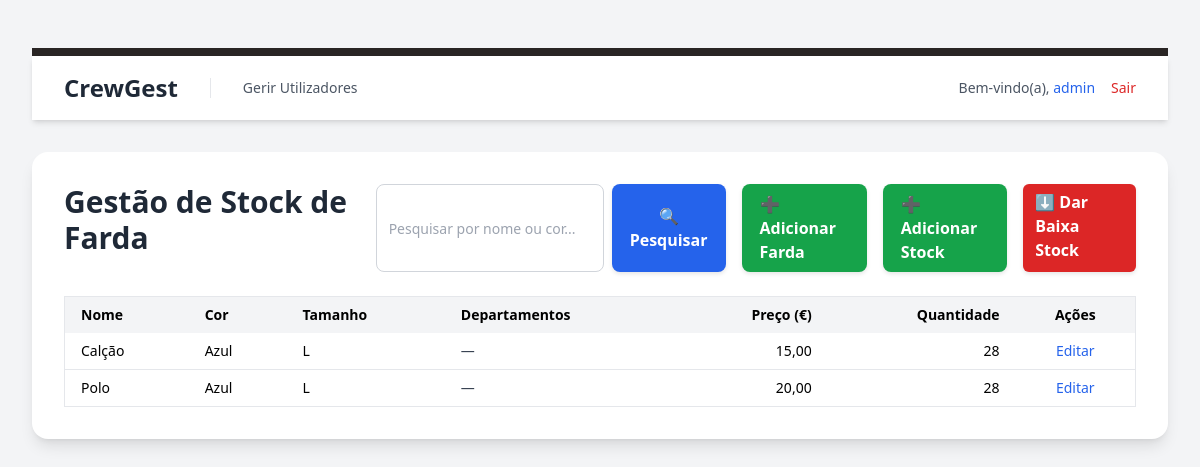
The page /public/gerir_stock_farda.php (signed in) on the database as committed earlier.
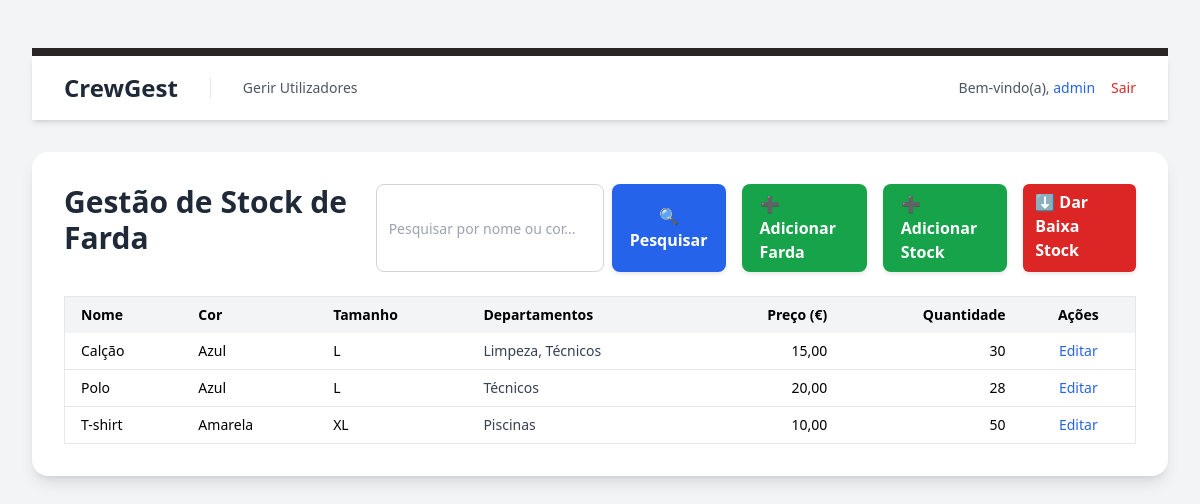
The same page on the database as committed later.
### tables this page shows
CREATE TABLE `fardas` (
  `id` int(11) NOT NULL,
  `nome` varchar(100) NOT NULL,
  `cor_id` int(11) NOT NULL,
  `tamanho_id` int(11) NOT NULL,
  `quantidade` int(11) NOT NULL DEFAULT 0,
  `preco_unitario` decimal(10,2) NOT NULL DEFAULT 0.00,
  `criado_em` timestamp NOT NULL DEFAULT current_timestamp(),
  `atualizado_em` timestamp NOT NULL DEFAULT current_timestamp() ON UPDATE current_timestamp()
);

CREATE TABLE `cores` (
  `id` int(11) NOT NULL,
  `nome` varchar(50) NOT NULL
);

CREATE TABLE `tamanhos` (
  `id` int(11) NOT NULL,
  `nome` varchar(10) NOT NULL
);

### public/gerir_stock_farda.php (the view, shortened to what this page needs)
<?php
require_once '../config/db.php';
$pesquisa = trim($_GET['pesquisa'] ?? '');
try {
    $query = "
        SELECT f.id, f.nome, c.nome AS cor, t.nome AS tamanho,
               f.preco_unitario, f.quantidade,
               GROUP_CONCAT(DISTINCT d.nome ORDER BY d.nome SEPARATOR ', ') AS departamentos
        FROM fardas f
        JOIN cores c ON f.cor_id = c.id
        JOIN tamanhos t ON f.tamanho_id = t.id
        LEFT JOIN farda_departamentos fd ON f.id = fd.farda_id
        LEFT JOIN departamentos d ON fd.departamento_id = d.id
    ";
    $query .= " GROUP BY f.id ORDER BY f.nome ASC";
    $stmt = $pdo->prepare($query);
    if ($pesquisa) {
        $stmt->execute(['pesq' => "%$pesquisa%"]);
    } else {
        $stmt->execute();
    }
    $fardas = $stmt->fetchAll(PDO::FETCH_ASSOC);
} catch (PDOException $e) {
    die("Erro ao carregar stock de fardas: " . $e->getMessage());
}
?>
<!DOCTYPE html>
<html lang="pt-PT" class="bg-gray-100">
<head>
    <link href="<?= BASE_URL ?>/public/css/style.css" rel="stylesheet">
</head>
<body class="p-8">
    <?php include_once '../src/templates/header.php'; ?>
    <main class="max-w-6xl mx-auto bg-white p-8 rounded-2xl shadow-lg mt-8">
        <div class="flex flex-col md:flex-row justify-between md:items-center gap-4 mb-6">
            <h1 class="text-3xl font-bold text-gray-800">Gestão de Stock de Farda</h1>
            <div class="flex flex-col md:flex-row gap-3 md:items-center">
                <form method="GET" class="flex gap-2">
                    <input
                        type="text"
                        name="pesquisa"
                        value="<?= htmlspecialchars($pesquisa) ?>"
                        placeholder="Pesquisar por nome ou cor..."
                        style="padding:8px 12px; border:1px solid #d1d5db; border-radius:8px; font-size:14px;"
                    >
                    <button type="submit"
                        style="background-color:#2563eb; color:#fff; font-weight:600; padding:8px 18px; border:none; border-radius:8px; cursor:pointer; display:flex; align-items:center; gap:6px; box-shadow:0 2px 4px rgba(0,0,0,0.1);"
                        onmouseover="this.style.backgroundColor='#1d4ed8'"
                        onmouseout="this.style.backgroundColor='#2563eb'">
                        🔍 Pesquisar
                    </button>
                </form>
                <a href="adicionar_farda.php" class="ml-4"
                style="background-color:#16a34a; color:#fff; font-weight:600; padding:8px 18px; border-radius:8px; text-decoration:none; display:flex; align-items:center; gap:6px; box-shadow:0 2px 4px rgba(0,0,0,0.1);"
                onmouseover="this.style.backgroundColor='#15803d'"
                onmouseout="this.style.backgroundColor='#16a34a'">
                ➕ Adicionar Farda
                </a>
                <a href="adicionar_stock.php" class="ml-4"
                style="background-color:#16a34a; color:#fff; font-weight:600; padding:8px 18px; border-radius:8px; text-decoration:none; display:flex; align-items:center; gap:6px; box-shadow:0 2px 4px rgba(0,0,0,0.1);"
                onmouseover="this.style.backgroundColor='#ee7321ff'"
                onmouseout="this.style.backgroundColor='#a37416ff'">
                ➕ Adicionar Stock
                </a>
                <a href="dar_baixa_farda.php" class="ml-4"
                style="background-color:#dc2626; color:#fff; padding:6px 12px;
                border-radius:6px; text-decoration:none; font-weight:600;
                box-shadow:0 2px 4px rgba(0,0,0,0.1);"
                onmouseover="this.style.backgroundColor='#b91c1c';"
                onmouseout="this.style.backgroundColor='#dc2626';">
                    ⬇️ Dar Baixa Stock
                </a>
            </div>
        </div>
        <?php if (empty($fardas)): ?>
            <p class="text-gray-600 italic">Nenhuma farda encontrada.</p>
        <?php else: ?>
            <div class="overflow-x-auto">
                <table class="min-w-full border border-gray-200 text-sm">
                    <thead class="bg-gray-100">
                        <tr>
                            <th class="px-4 py-2 text-left">Nome</th>
                            <th class="px-4 py-2 text-left">Cor</th>
                            <th class="px-4 py-2 text-left">Tamanho</th>
                            <th class="px-4 py-2 text-left">Departamentos</th>
                            <th class="px-4 py-2 text-right">Preço (€)</th>
                            <th class="px-4 py-2 text-right">Quantidade</th>
                            <th class="px-4 py-2 text-center">Ações</th>
                        </tr>
                    </thead>
                    <tbody>
                        <?php foreach ($fardas as $f): ?>
                            <tr class="border-b hover:bg-gray-50">
                                <td class="px-4 py-2"><?= htmlspecialchars($f['nome']) ?></td>
                                <td class="px-4 py-2"><?= htmlspecialchars($f['cor']) ?></td>
                                <td class="px-4 py-2"><?= htmlspecialchars($f['tamanho']) ?></td>
                                <td class="px-4 py-2 text-gray-700"><?= htmlspecialchars($f['departamentos'] ?? '—') ?></td>
                                <td class="px-4 py-2 text-right"><?= number_format($f['preco_unitario'], 2, ',', '.') ?></td>
                                <td class="px-4 py-2 text-right"><?= (int)$f['quantidade'] ?></td>
                                <td class="px-4 py-2 text-center">
                                    <a href="editar_farda.php?id=<?= $f['id'] ?>" class="text-blue-600 hover:underline">Editar</a>
                                </td>
                            </tr>
                        <?php endforeach; ?>
                    </tbody>
                </table>
            </div>
        <?php endif; ?>
    </main>
</body>
</html>

### src/templates/header.php (shortened to what this page needs)
<div class="bg-stone-800 h-2  mt-4"></div>
<header class="bg-white shadow-md">
    <div class="max-w-7xl mx-auto px-4 sm:px-6 lg:px-8">
        <div class="flex justify-between items-center h-16">
            <div class="flex items-center gap-8">
                <a href="index.php" class="text-2xl font-bold text-gray-800 hover:text-blue-600">CrewGest</a>
                <?php
                $mostrar_link_admin = false;
                if (isset($_SESSION['user_role_id']) && (int)$_SESSION['user_role_id'] === 1) {
                    $mostrar_link_admin = true;
                }
                if ($mostrar_link_admin):
                ?>
                    <nav class="flex border-l border-gray-200 pl-8">
                        <a href="gerir_utilizadores.php" class="text-sm font-medium text-gray-600 hover:text-gray-900">Gerir Utilizadores</a>
                    </nav>
                <?php endif; ?>
            </div>
            <div class="flex items-center gap-4">
                <span class="text-gray-600 text-sm">
                    Bem-vindo(a),
                    <a href="perfil.php" class="font-medium text-blue-600 hover:underline">
                        <?= htmlspecialchars($_SESSION['user_name'] ?? 'Utilizador') ?>
                    </a>
                </span>
                <a href="logout.php" class="text-red-600 hover:text-red-900 font-medium text-sm transition-colors">
                    Sair
                </a>
            </div>
        </div>
    </div>
</header>

### public/css/style.css (style rules this page uses)
html, :host { line-height: 1.5; -webkit-text-size-adjust: 100%; -moz-tab-size: 4; -o-tab-size: 4; tab-size: 4; font-family: ui-sans-serif, system-ui, sans-serif, "Apple Color Emoji", "Segoe UI Emoji", "Segoe UI Symbol", "Noto Color Emoji"; font-feature-settings: normal; font-variation-settings: normal; -webkit-tap-highlight-color: transparent; }
body { margin: 0; line-height: inherit; }
h1, h2, h3, h4, h5, h6 { font-size: inherit; font-weight: inherit; }
a { color: inherit; text-decoration: inherit; }
table { text-indent: 0; border-color: inherit; border-collapse: collapse; }
button, input, optgroup, select, textarea { font-family: inherit; font-feature-settings: inherit; font-variation-settings: inherit; font-size: 100%; font-weight: inherit; line-height: inherit; letter-spacing: inherit; color: inherit; margin: 0; padding: 0; }
button, select { text-transform: none; }
button, input:where([type='button']), input:where([type='reset']), input:where([type='submit']) { appearance: button; -webkit-appearance: button; background-color: transparent; background-image: none; }
blockquote, dl, dd, h1, h2, h3, h4, h5, h6, hr, figure, p, pre { margin: 0; }
input::placeholder, textarea::placeholder { opacity: 1; color: #9ca3af; }
button, [role="button"] { cursor: pointer; }
.mx-auto { margin-left: auto; margin-right: auto; }
.mb-6 { margin-bottom: 1.5rem; }
.ml-4 { margin-left: 1rem; }
.mt-4 { margin-top: 1rem; }
.mt-8 { margin-top: 2rem; }
.flex { display: flex; }
.h-16 { height: 4rem; }
.h-2 { height: 0.5rem; }
.min-w-full { min-width: 100%; }
.max-w-7xl { max-width: 80rem; }
.items-center { align-items: center; }
.justify-between { justify-content: space-between; }
.gap-2 { gap: 0.5rem; }
.gap-4 { gap: 1rem; }
.gap-8 { gap: 2rem; }
.overflow-x-auto { overflow-x: auto; }
.rounded-2xl { border-radius: 1rem; }
.border { border-width: 1px; }
.border-b { border-bottom-width: 1px; }
.border-l { border-left-width: 1px; }
.border-gray-200 { --tw-border-opacity: 1; border-color: rgb(229 231 235 / var(--tw-border-opacity, 1)); }
.bg-gray-100 { --tw-bg-opacity: 1; background-color: rgb(243 244 246 / var(--tw-bg-opacity, 1)); }
.bg-stone-800 { --tw-bg-opacity: 1; background-color: rgb(41 37 36 / var(--tw-bg-opacity, 1)); }
.bg-white { --tw-bg-opacity: 1; background-color: rgb(255 255 255 / var(--tw-bg-opacity, 1)); }
.p-8 { padding: 2rem; }
.px-4 { padding-left: 1rem; padding-right: 1rem; }
.py-2 { padding-top: 0.5rem; padding-bottom: 0.5rem; }
.pl-8 { padding-left: 2rem; }
.text-left { text-align: left; }
.text-center { text-align: center; }
.text-right { text-align: right; }
.text-2xl { font-size: 1.5rem; line-height: 2rem; }
.text-3xl { font-size: 1.875rem; line-height: 2.25rem; }
.text-sm { font-size: 0.875rem; line-height: 1.25rem; }
.font-bold { font-weight: 700; }
.font-medium { font-weight: 500; }
.text-blue-600 { --tw-text-opacity: 1; color: rgb(37 99 235 / var(--tw-text-opacity, 1)); }
.text-gray-600 { --tw-text-opacity: 1; color: rgb(75 85 99 / var(--tw-text-opacity, 1)); }
.text-gray-700 { --tw-text-opacity: 1; color: rgb(55 65 81 / var(--tw-text-opacity, 1)); }
.text-gray-800 { --tw-text-opacity: 1; color: rgb(31 41 55 / var(--tw-text-opacity, 1)); }
.text-red-600 { --tw-text-opacity: 1; color: rgb(220 38 38 / var(--tw-text-opacity, 1)); }
.shadow-lg { --tw-shadow: 0 10px 15px -3px rgb(0 0 0 / 0.1), 0 4px 6px -4px rgb(0 0 0 / 0.1); --tw-shadow-colored: 0 10px 15px -3px var(--tw-shadow-color), 0 4px 6px -4px var(--tw-shadow-color); box-shadow: var(--tw-ring-offset-shadow, 0 0 #0000), var(--tw-ring-shadow, 0 0 #0000), var(--tw-shadow); }
.shadow-md { --tw-shadow: 0 4px 6px -1px rgb(0 0 0 / 0.1), 0 2px 4px -2px rgb(0 0 0 / 0.1); --tw-shadow-colored: 0 4px 6px -1px var(--tw-shadow-color), 0 2px 4px -2px var(--tw-shadow-color); box-shadow: var(--tw-ring-offset-shadow, 0 0 #0000), var(--tw-ring-shadow, 0 0 #0000), var(--tw-shadow); }
.transition-colors { transition-property: color, background-color, border-color, text-decoration-color, fill, stroke; transition-timing-function: cubic-bezier(0.4, 0, 0.2, 1); transition-duration: 150ms; }
@media (min-width: 640px) { .sm\:px-6 { padding-left: 1.5rem; padding-right: 1.5rem; } }
@media (min-width: 1024px) { .lg\:px-8 { padding-left: 2rem; padding-right: 2rem; } }

Rows that differ between the two databases and show on the page:
changed fardas "Calção": departamentos "—" → "Limpeza, Técnicos"; quantidade "28" → "30"
changed fardas "Polo": departamentos "—" → "Técnicos"
added fardas: nome "T-shirt", cor.nome "Amarela", tamanho.nome "XL", departamentos "Piscinas", preco_unitario "10,00", quantidade "50"
